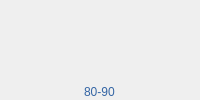
                 <widget class="QWidget" name="widget_54" native="true">
                  <layout class="QVBoxLayout" name="verticalLayout_25" stretch="1,4,1">
                   <property name="spacing">
                    <number>0</number>
                   </property>
                   <property name="leftMargin">
                    <number>0</number>
                   </property>
                   <property name="topMargin">
                    <number>0</number>
                   </property>
                   <property name="rightMargin">
                    <number>0</number>
                   </property>
                   <property name="bottomMargin">
                    <number>0</number>
                   </property>
                   <item alignment="Qt::AlignHCenter">
                    <widget class="QLabel" name="area3Label">
                     <property name="palette">
                      <palette>
                       <active>
                        <colorrole role="WindowText">
                         <brush brushstyle="SolidPattern">
                          <color alpha="255">
                           <red>52</red>
                           <green>101</green>
                           <blue>164</blue>
                          </color>
                         </brush>
                        </colorrole>
                        <colorrole role="Button">
                         <brush brushstyle="SolidPattern">
                          <color alpha="255">
                           <red>85</red>
                           <green>170</green>
                           <blue>255</blue>
                          </color>
                         </brush>
                        </colorrole>
                        <colorrole role="Base">
                         <brush brushstyle="SolidPattern">
                          <color alpha="255">
                           <red>85</red>
                           <green>170</green>
                           <blue>255</blue>
                          </color>
                         </brush>
                        </colorrole>
                        <colorrole role="Window">
                         <brush brushstyle="SolidPattern">
                          <color alpha="255">
                           <red>85</red>
                           <green>170</green>
                           <blue>255</blue>
                          </color>
                         </brush>
                        </colorrole>
                       </active>
                       <inactive>
                        <colorrole role="WindowText">
                         <brush brushstyle="SolidPattern">
                          <color alpha="255">
                           <red>52</red>
                           <green>101</green>
                           <blue>164</blue>
                          </color>
                         </brush>
                        </colorrole>
                        <colorrole role="Button">
                         <brush brushstyle="SolidPattern">
                          <color alpha="255">
                           <red>85</red>
                           <green>170</green>
                           <blue>255</blue>
                          </color>
                         </brush>
                        </colorrole>
                        <colorrole role="Base">
                         <brush brushstyle="SolidPattern">
                          <color alpha="255">
                           <red>85</red>
                           <green>170</green>
                           <blue>255</blue>
                          </color>
                         </brush>
                        </colorrole>
                        <colorrole role="Window">
                         <brush brushstyle="SolidPattern">
                          <color alpha="255">
                           <red>85</red>
                           <green>170</green>
                           <blue>255</blue>
                          </color>
                         </brush>
                        </colorrole>
                       </inactive>
                       <disabled>
                        <colorrole role="WindowText">
                         <brush brushstyle="SolidPattern">
                          <color alpha="255">
                           <red>190</red>
                           <green>190</green>
                           <blue>190</blue>
                          </color>
                         </brush>
                        </colorrole>
                        <colorrole role="Button">
                         <brush brushstyle="SolidPattern">
                          <color alpha="255">
                           <red>85</red>
                           <green>170</green>
                           <blue>255</blue>
                          </color>
                         </brush>
                        </colorrole>
                        <colorrole role="Base">
                         <brush brushstyle="SolidPattern">
                          <color alpha="255">
                           <red>85</red>
                           <green>170</green>
                           <blue>255</blue>
                          </color>
                         </brush>
                        </colorrole>
                        <colorrole role="Window">
                         <brush brushstyle="SolidPattern">
                          <color alpha="255">
                           <red>85</red>
                           <green>170</green>
                           <blue>255</blue>
                          </color>
                         </brush>
                        </colorrole>
                       </disabled>
                      </palette>
                     </property>
                     <property name="text">
                      <string/>
                     </property>
                    </widget>
                   </item>
                   <item>
                    <widget class="LBarChart" name="area3" native="true"/>
                   </item>
                   <item alignment="Qt::AlignHCenter">
                    <widget class="QLabel" name="label_38">
                     <property name="palette">
                      <palette>
                       <active>
                        <colorrole role="WindowText">
                         <brush brushstyle="SolidPattern">
                          <color alpha="255">
                           <red>52</red>
                           <green>101</green>
                           <blue>164</blue>
                          </color>
                         </brush>
                        </colorrole>
                        <colorrole role="Button">
                         <brush brushstyle="SolidPattern">
                          <color alpha="255">
                           <red>85</red>
                           <green>170</green>
                           <blue>255</blue>
                          </color>
                         </brush>
                        </colorrole>
                        <colorrole role="Base">
                         <brush brushstyle="SolidPattern">
                          <color alpha="255">
                           <red>85</red>
                           <green>170</green>
                           <blue>255</blue>
                          </color>
                         </brush>
                        </colorrole>
                        <colorrole role="Window">
                         <brush brushstyle="SolidPattern">
                          <color alpha="255">
                           <red>85</red>
                           <green>170</green>
                           <blue>255</blue>
                          </color>
                         </brush>
                        </colorrole>
                       </active>
                       <inactive>
                        <colorrole role="WindowText">
                         <brush brushstyle="SolidPattern">
                          <color alpha="255">
                           <red>52</red>
                           <green>101</green>
                           <blue>164</blue>
                          </color>
                         </brush>
                        </colorrole>
                        <colorrole role="Button">
                         <brush brushstyle="SolidPattern">
                          <color alpha="255">
                           <red>85</red>
                           <green>170</green>
                           <blue>255</blue>
                          </color>
                         </brush>
                        </colorrole>
                        <colorrole role="Base">
                         <brush brushstyle="SolidPattern">
                          <color alpha="255">
                           <red>85</red>
                           <green>170</green>
                           <blue>255</blue>
                          </color>
                         </brush>
                        </colorrole>
                        <colorrole role="Window">
                         <brush brushstyle="SolidPattern">
                          <color alpha="255">
                           <red>85</red>
                           <green>170</green>
                           <blue>255</blue>
                          </color>
                         </brush>
                        </colorrole>
                       </inactive>
                       <disabled>
                        <colorrole role="WindowText">
                         <brush brushstyle="SolidPattern">
                          <color alpha="255">
                           <red>190</red>
                           <green>190</green>
                           <blue>190</blue>
                          </color>
                         </brush>
                        </colorrole>
                        <colorrole role="Button">
                         <brush brushstyle="SolidPattern">
                          <color alpha="255">
                           <red>85</red>
                           <green>170</green>
                           <blue>255</blue>
                          </color>
                         </brush>
                        </colorrole>
                        <colorrole role="Base">
                         <brush brushstyle="SolidPattern">
                          <color alpha="255">
                           <red>85</red>
                           <green>170</green>
                           <blue>255</blue>
                          </color>
                         </brush>
                        </colorrole>
                        <colorrole role="Window">
                         <brush brushstyle="SolidPattern">
                          <color alpha="255">
                           <red>85</red>
                           <green>170</green>
                           <blue>255</blue>
                          </color>
                         </brush>
                        </colorrole>
                       </disabled>
                      </palette>
                     </property>
                     <property name="text">
                      <string>80-90</string>
                     </property>
                    </widget>
                   </item>
                  </layout>
                 </widget>
